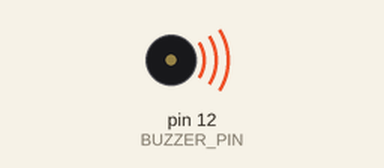
This sketch was run on a simulated Arduino Uno, built with avr-gcc and run on an emulated ATmega328P. On the bench: buzzer (waves = sounding).

Above: at 0.54 s.
At 5.7 s:
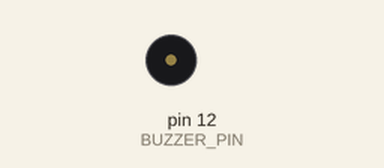
Timing chart, 0 to 7.2 s (numbered marks = the images above):
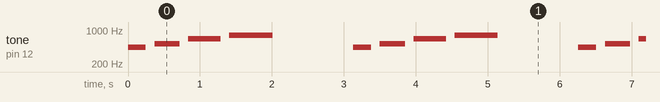

The sketch:

Lesson07_PlayNoteSequence.ino
```cpp
// Play a short tune using arrays for its pitches and note durations.
const int BUZZER_PIN = 12;
const int NOTES[] = {440, 523, 659, 784};
const int DURATIONS[] = {250, 350, 450, 600};
const int NOTE_COUNT = sizeof(NOTES) / sizeof(NOTES[0]);

void setup() {
  pinMode(BUZZER_PIN, OUTPUT);
}

void loop() {
  for (int index = 0; index < NOTE_COUNT; index++) {
    tone(BUZZER_PIN, NOTES[index]);
    delay(DURATIONS[index]);
    noTone(BUZZER_PIN);
    delay(120);
  }

  delay(1000);
}
```

Measured:
- by itself, tone on pin 12 (BUZZER_PIN): repeats every 3.1 s: silent 0.12 s, 523 Hz 0.35 s, silent 0.12 s, 659 Hz 0.45 s, silent 0.12 s, 784 Hz 0.60 s, silent 1.1 s, 440 Hz 0.25 s
